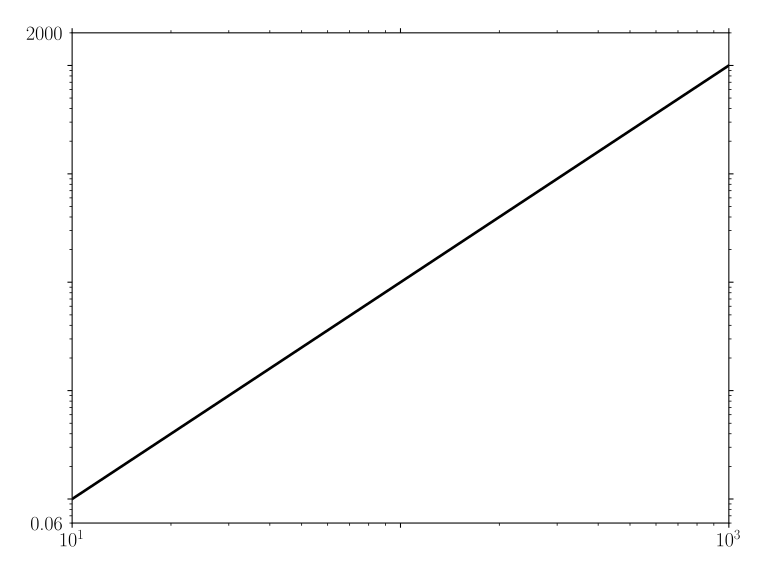

This figure's Python source:
import matplotlib.pyplot as plt
import numpy as np

import GooseMPL as gplt

plt.style.use(["goose", "goose-latex", "goose-autolayout"])


fig, ax = plt.subplots()

x = np.logspace(1, 3, 1000)
y = 0.001 * x**2.0

ax.plot(x, y)

ax.set_xscale("log")
ax.set_yscale("log")

ax.set_xlim([1e1, 1e3])
ax.set_ylim([0.06, 2000])

gplt.log_xticks(keep=[0, -1], axis=ax)
gplt.log_yticks(keep=[], axis=ax)
gplt.log_minoryticks(keep=[0, -1], axis=ax)

plt.savefig("ticks_log.svg")
plt.close()
